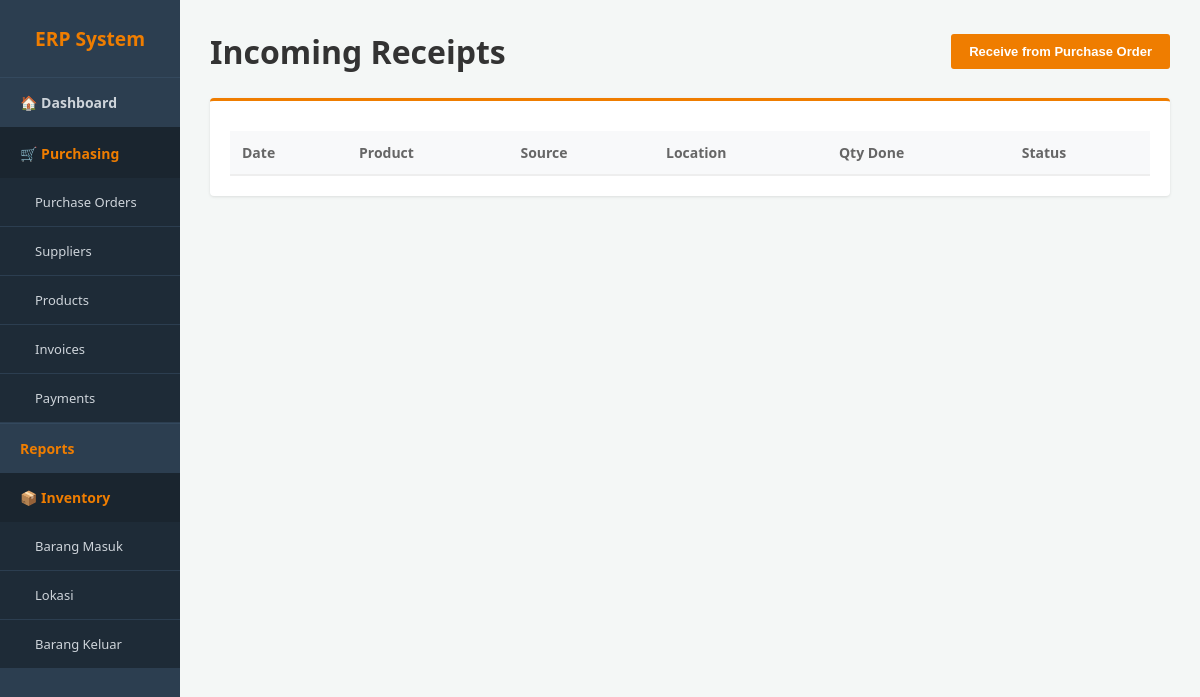
Page /barangmasuk.php on the earlier database version.
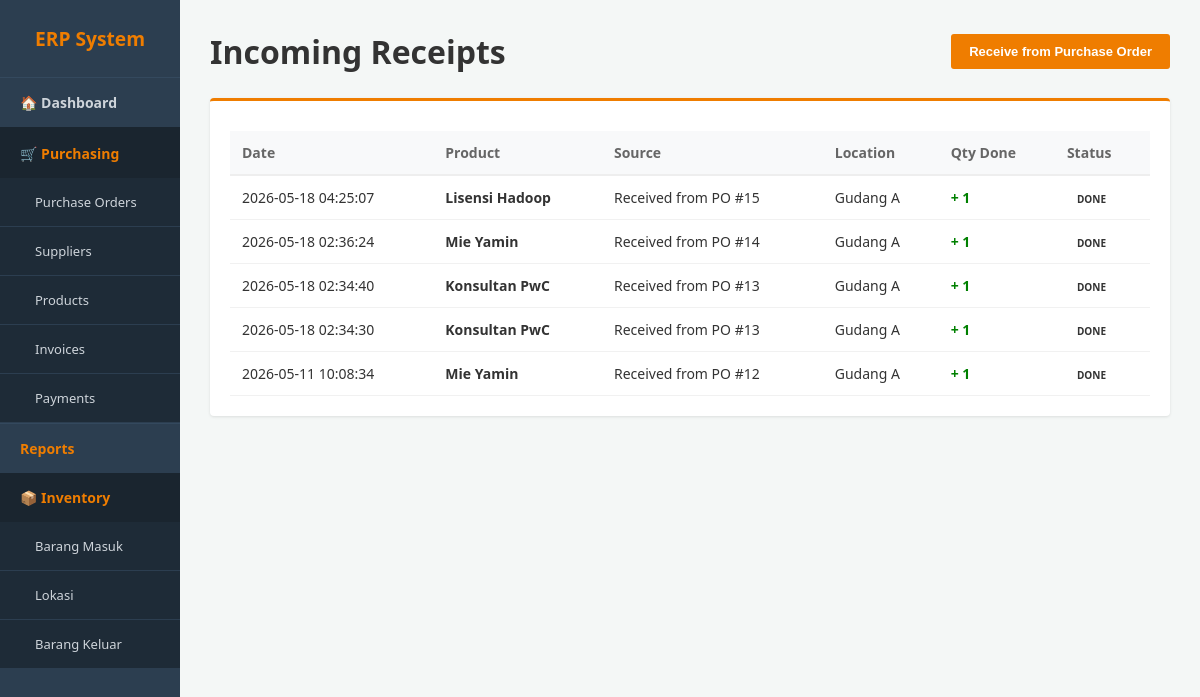
Same page on the later database version.
### tables this page shows
CREATE TABLE `barang_masuk` (
  `id_masuk` int(11) NOT NULL,
  `id_product` int(11) NOT NULL,
  `id_supplier` int(11) NOT NULL,
  `id_lokasi` int(11) NOT NULL,
  `qty_masuk` int(11) NOT NULL,
  `tanggal_masuk` datetime DEFAULT current_timestamp(),
  `keterangan` text DEFAULT NULL
);

CREATE TABLE `product` (
  `id_product` int(11) NOT NULL,
  `nama_product` varchar(100) NOT NULL,
  `sku` varchar(50) DEFAULT NULL,
  `tipe_product` enum('storable','consumable','service') DEFAULT 'storable',
  `harga_jual` decimal(15,2) DEFAULT 0.00,
  `biaya_standar` decimal(15,2) DEFAULT 0.00,
  `stok_minimal` int(11) DEFAULT 0,
  `stok_aktual` int(11) DEFAULT 0,
  `satuan_unit` varchar(10) DEFAULT 'pcs'
);

CREATE TABLE `lokasi` (
  `id_lokasi` int(11) NOT NULL,
  `nama_gudang` varchar(50) NOT NULL,
  `blok_rak` varchar(10) NOT NULL,
  `nomor_tingkat` int(11) DEFAULT 1
);

### barangmasuk.php (the view, shortened to what this page needs)
<?php
include 'config.php';
include 'header.php';
?>
<div class="header-bar">
    <h1><i class="fa fa-download"></i> Incoming Receipts</h1>
    <button onclick="toggleForm()" class="btn-orange">Receive from Purchase Order</button>
</div>
<div class="card">
    <table class="table-odoo">
        <thead>
            <tr>
                <th>Date</th>
                <th>Product</th>
                <th>Source</th>
                <th>Location</th>
                <th>Qty Done</th>
                <th>Status</th>
            </tr>
        </thead>
        <tbody>
            <?php
            $res = mysqli_query($conn, "SELECT bm.*, p.nama_product, l.nama_gudang FROM barang_masuk bm
                                       JOIN product p ON bm.id_product = p.id_product
                                       JOIN lokasi l ON bm.id_lokasi = l.id_lokasi ORDER BY id_masuk DESC");
            while($row = mysqli_fetch_assoc($res)): ?>
            <tr>
                <td><?= $row['tanggal_masuk'] ?></td>
                <td><strong><?= $row['nama_product'] ?></strong></td>
                <td><?= $row['keterangan'] ?></td>
                <td><?= $row['nama_gudang'] ?></td>
                <td style="color:green; font-weight:bold;">+ <?= $row['qty_masuk'] ?></td>
                <td><span class="badge bg-posted">DONE</span></td>
            </tr>
            <?php endwhile; ?>
        </tbody>
    </table>
</div>

### header.php (shortened to what this page needs)
<!DOCTYPE html>
<html lang="id">
<head>
</head>
<body>
    <div class="sidebar">
        <h2>ERP System</h2>
        <a href="index.php" style="border-bottom: 2px solid #1a252f; font-weight: bold;">🏠 Dashboard</a>
        <div style="padding: 15px 20px; font-size: 14px; color: #ef7d00; font-weight: bold; background: #1a252f;">
            🛒 Purchasing
        </div>
        <div class="submenu">
            <a href="purchase.php">Purchase Orders</a>
            <a href="supplier.php">Suppliers</a>
            <a href="product.php">Products</a>
            <a href="invoice.php">Invoices</a>
            <a href="payment.php">Payments</a>
        </div>
        <a href="report_purchase.php" style="font-weight:bold; color:#ef7d00; border-top: 1px solid #34495e;">Reports</a>
        <div style="padding: 15px 20px; font-size: 14px; color: #ef7d00; font-weight: bold; background: #1a252f;">
            📦 Inventory
        </div>
        <div class="submenu">
            <a href="barangmasuk.php">Barang Masuk</a>
            <a href="lokasi.php">Lokasi</a>
            <a href="barangkeluar.php">Barang Keluar</a>
        </div>
    </div>
    <div class="main-content">

### header.php (style rules this page uses)
* { box-sizing: border-box; margin: 0; padding: 0; }
body { font-family: 'Segoe UI', Arial, sans-serif; background-color: #f4f7f6; display: flex; color: #333; }
.sidebar { width: 180px; background-color: #2c3e50; min-height: 100vh; position: fixed; color: white; }
.sidebar h2 { padding: 25px 20px; font-size: 1.2rem; color: #ef7d00; text-align: center; border-bottom: 1px solid #34495e; }
.sidebar a { display: block; color: #ced4da; padding: 15px 20px; text-decoration: none; font-size: 14px; transition: 0.3s; }
.sidebar .submenu { background-color: #1e2b37; }
.sidebar .submenu a { padding-left: 35px; font-size: 13px; border-bottom: 1px solid #2c3e50; }
.main-content { margin-left: 180px; width: calc(100% - 180px); padding: 30px; }
.header-bar { display: flex; justify-content: space-between; align-items: center; margin-bottom: 25px; }
.card { background: white; padding: 20px; border-radius: 4px; box-shadow: 0 1px 3px rgba(0,0,0,0.1); border-top: 3px solid #ef7d00; }
table { width: 100%; border-collapse: collapse; margin-top: 10px; font-size: 14px; }
table th { background-color: #f8f9fa; text-align: left; padding: 12px; border-bottom: 2px solid #eee; color: #666; }
table td { padding: 12px; border-bottom: 1px solid #f1f1f1; }
.btn-orange { background-color: #ef7d00; color: white; padding: 10px 18px; border: none; border-radius: 3px; cursor: pointer; text-decoration: none; font-size: 13px; font-weight: bold; }
.badge { padding: 4px 10px; border-radius: 20px; font-size: 10px; font-weight: bold; }

Differences in the rows shown:
added barang_masuk: tanggal_masuk "2026-05-18 04:25:07", id_product.nama_product "Lisensi Hadoop", keterangan "Received from PO #15", id_lokasi.nama_gudang "Gudang A", qty_masuk "1"
added barang_masuk: tanggal_masuk "2026-05-18 02:36:24", id_product.nama_product "Mie Yamin", keterangan "Received from PO #14", id_lokasi.nama_gudang "Gudang A", qty_masuk "1"
added barang_masuk: tanggal_masuk "2026-05-18 02:34:40", id_product.nama_product "Konsultan PwC", keterangan "Received from PO #13", id_lokasi.nama_gudang "Gudang A", qty_masuk "1"
added barang_masuk: tanggal_masuk "2026-05-18 02:34:30", id_product.nama_product "Konsultan PwC", keterangan "Received from PO #13", id_lokasi.nama_gudang "Gudang A", qty_masuk "1"
added barang_masuk: tanggal_masuk "2026-05-11 10:08:34", id_product.nama_product "Mie Yamin", keterangan "Received from PO #12", id_lokasi.nama_gudang "Gudang A", qty_masuk "1"
